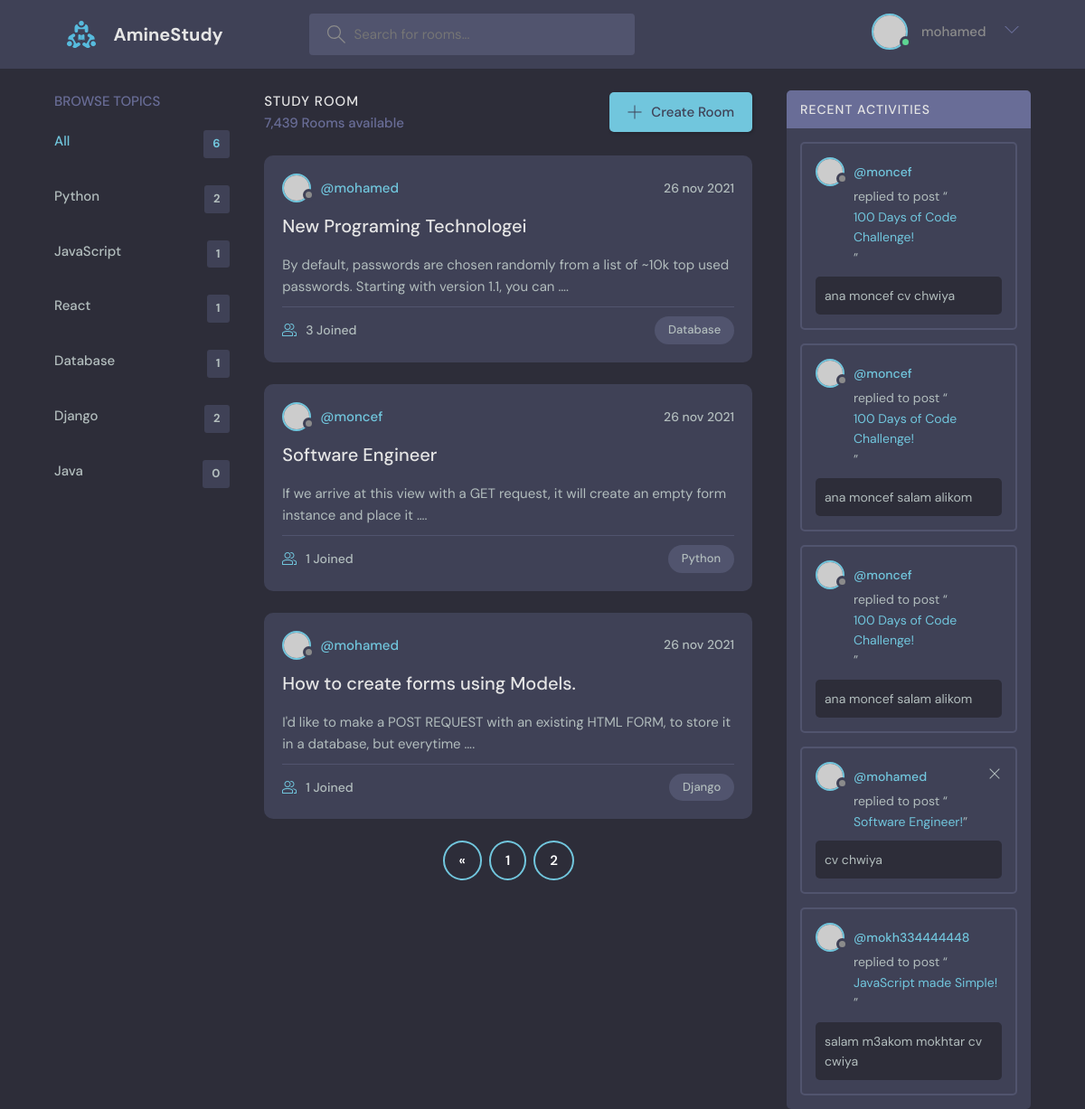
The page /?page=2 (signed in) on the database as committed earlier.
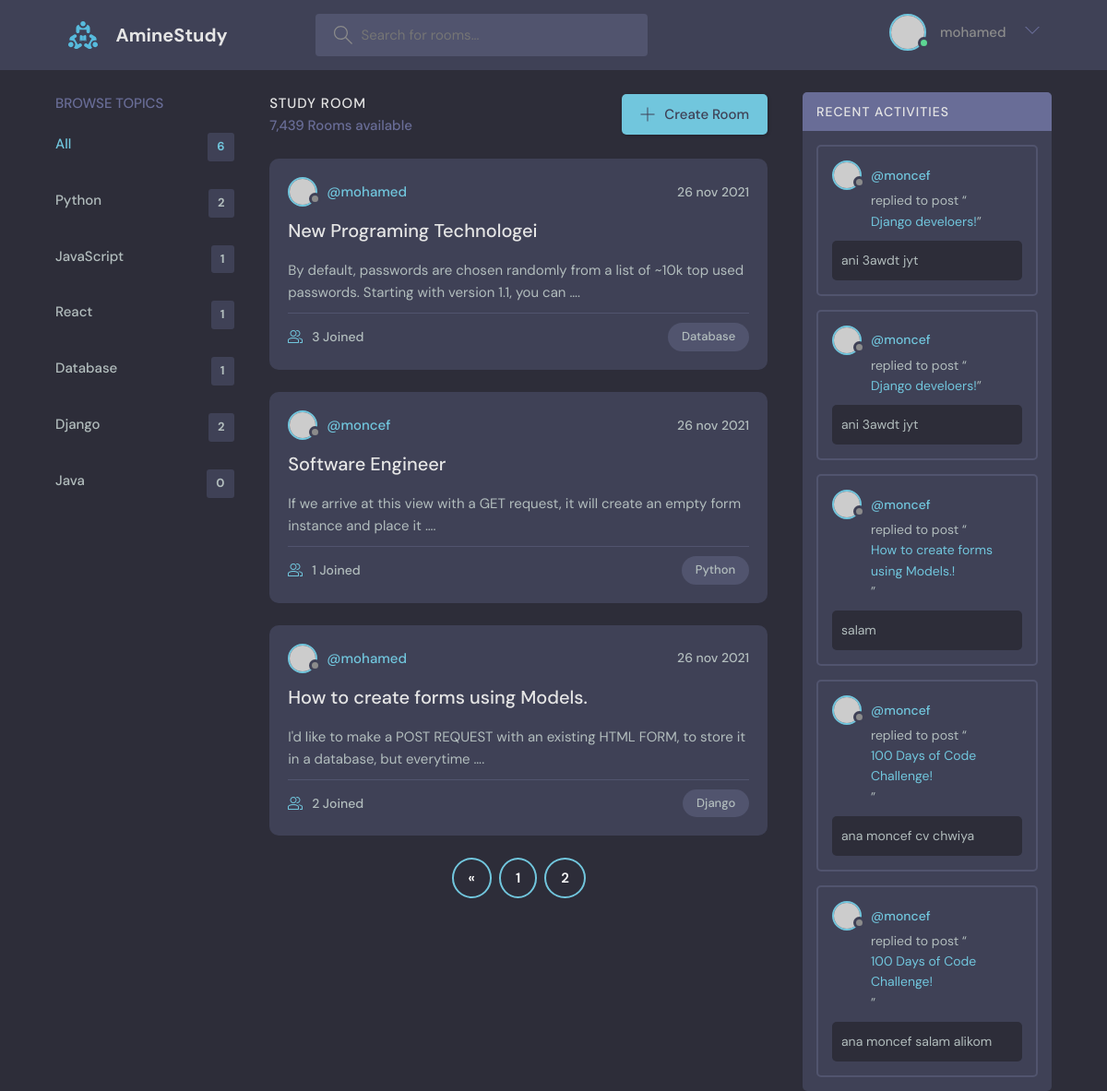
The same page on the database as committed later.
### room/models.py (models this page shows, shortened)
class Category(models.Model):
	name = models.CharField(max_length=50)
	def __str__(self):
		return self.name

class Room(models.Model):
	owner = models.ForeignKey(User,on_delete = models.SET_NULL,null=True)
	title = models.CharField(max_length=50)
	description = models.TextField()
	created = models.DateField(auto_now_add=True, null=True,blank=True)
	modify = models.DateField(auto_now=True)
	participants = models.ManyToManyField(User,related_name='participants', blank=True)
	category = models.ForeignKey('Category', on_delete = models.SET_NULL, null=True)
	slug = models.SlugField(blank=True,null=True)
	class Meta:
		ordering = ['-modify']
	def __str__(self):
		return self.title

class Comment(models.Model):
	user = models.ForeignKey(User,on_delete=models.SET_NULL,null=True)
	body = models.CharField(max_length=150)
	room = models.ForeignKey(Room,on_delete=models.SET_NULL,null=True)
	def __str__(self):
		return self.body[0:50]

### room/views.py (the view)
# urls.py: path('',views.room_list, name = 'room_list'),
def room_list(request):
	room_list = Room.objects.all()
	search_query = request.GET.get('q')
	if search_query:
		room_list = room_list.filter(
			Q(title__icontains = search_query)|
			Q(description__icontains = search_query)
			)
	paginator = Paginator(room_list, 4)
	page_number = request.GET.get('page')
	page_obj = paginator.get_page(page_number)
	category = Category.objects.annotate(num_items=Count('room'))
	x = category.count()
	room_messages = Comment.objects.all().order_by('-id')[:5]
	context = {
		'room_list':page_obj,
		'category':category,
		'x':x,
		'room_messages':room_messages
	}
	return render(request,'room/index.html',context)

### room/templates/room/index.html (shortened to what the changed rows need)
{% extends "base.html" %}
{% load static %}
{% block body %}
		<main class="layout layout--3">
      <div class="container">
        <div class="topics">
          <div class="topics__header">
            <h2>Browse Topics</h2>
          </div>
          <ul class="topics__list">
            {% for cat in category %}
		            <li>
		              <a href="{% url 'room:searchin_by_category' cat %}">{{cat}} <span>{{cat.num_items}}</span></a>
		            </li>
		    {% endfor %}
          </ul>
        </div>
        <div class="roomList">
          <div class="roomList__header">
            <div>
              <h2>Study Room</h2>
            </div>
          </div>
          {% for rom in room_list %}
		          <div class="roomListRoom">
		            <div class="roomListRoom__header">
		              <a href="{% url 'accounts:profile' rom.owner %}" class="roomListRoom__author">
		                <div class="avatar avatar--small">
		                  <img src="https://randomuser.me/api/portraits/women/11.jpg" />
		                </div>
		                <span>@{{rom.owner}}</span>
		              </a>
		              <div class="roomListRoom__actions">
		                <span>{{rom.modify|date:"d b Y"}}</span>
		              </div>
		            </div>
		            <div class="roomListRoom__content">
		              <a href="{% url 'room:room_detail' rom.slug %}">{{rom}}</a>
		              <p>
		                {{rom.description|truncatewords:20}}.
		              </p>
		            </div>
		            <div class="roomListRoom__meta">
		              <a href="{% url 'room:room_detail' rom.slug %}" class="roomListRoom__joined">
		                {{rom.participants.count}} Joined
		              </a>
		              <p class="roomListRoom__topic">{{rom.category}}</p>
		            </div>
		          </div>
		          {% endfor %}
              {% if room_list.has_other_pages %}
                  <div class="centeeer">
                      <div class="pagination">
                          {% if room_list.has_previous %}
                            <a href="?page={{room_list.previous_page_number}}">&laquo;</a>
                          {% endif %}
                          {% for i in room_list.paginator.page_range %}
                              <a href="?page={{i}}">{{i}}</a>
                          {% endfor %}
                      </div>
                    </div>
              {% endif %}
		        </div>
        <div class="activities">
          <div class="activities__header">
            <h2>Recent Activities</h2>
          </div>
          {% for message in room_messages %}
              <div class="activities__box">
                <div class="activities__boxHeader roomListRoom__header">
                  <a href="{% url 'accounts:profile' message.user %}" class="roomListRoom__author">
                    <div class="avatar avatar--small">
                      <img src="https://randomuser.me/api/portraits/women/11.jpg" />
                    </div>
                    <p>
                      @{{message.user}}
                    </p>
                  </a>
                  <div class="roomListRoom__actions">
                    {% if request.user == message.user %}
                      <a href="#">
                        <svg version="1.1" xmlns="http://www.w3.org/2000/svg" width="32" height="32" viewBox="0 0 32 32">
                          <title>remove</title>
                          <path
                            d="M27.314 6.019l-1.333-1.333-9.98 9.981-9.981-9.981-1.333 1.333 9.981 9.981-9.981 9.98 1.333 1.333 9.981-9.98 9.98 9.98 1.333-1.333-9.98-9.98 9.98-9.981z"
                          ></path>
                        </svg>
                      </a>
                    {% endif %}
                  </div>
                </div>
                <div class="activities__boxContent">
                  <p>replied to post “<a href="{% url 'room:room_detail' message.room.slug %}">{{message.room}}!</a>”</p>
                  <div class="activities__boxRoomContent">
                    {{message}}
                  </div>
                </div>
              </div>
          {% endfor %}
        </div>
      </div>
    </main>
{% endblock body %}

Rows that differ between the two databases and show on the page:
no longer on this page (row unchanged): Comment: user "moncef", room "100 Days of Code Challenge", body "ana moncef salam alikom"
no longer on this page (row unchanged): Comment: user "mohamed", room "Software Engineer", body "cv chwiya"
no longer on this page (row unchanged): Comment: user "mokh334444448", room "JavaScript made Simple", body "salam m3akom mokhtar cv cwiya"
computed for Room "How to create forms using Models.": participants.count "1" → "2"
added Comment: user "moncef", room "Django develoers", body "ani 3awdt jyt"
added Comment: user "moncef", room "Django develoers", body "ani 3awdt jyt"
added Comment: user "moncef", room "How to create forms using Models.", body "salam"
